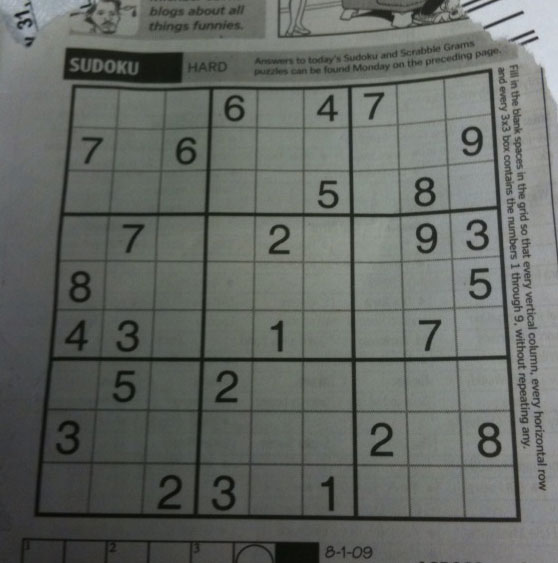
#> input picture images/c3.png, 558 x 563 px
$ python sudoku_main.py   (older library calls are emulated)
#> lines starting #> are read from the running program, lines starting #| are printed output that depends on the picture; after the words box and inside, x2 and y2 are one past the last pixel; in counts of white or black regions, pixels touching at a corner belong together
#> further down, img_original is the input picture: shape (563, 558, 3); mean B, G, R 99.5, 104.1, 100
### plotCVImg.py
import cv2
from matplotlib import pyplot as plt


# 转换图像格式，并使用matplotlib显示opencv图像，单幅图像
def plotImg(img, title=""):
#> called with title = 'original'
    if img.ndim == 3:
        b, g, r = cv2.split(img)
        img = cv2.merge([r, g, b])
        plt.imshow(img), plt.axis("off")
    else:
        plt.imshow(img, cmap='gray'), plt.axis("off")
    plt.title(title)
    plt.show()


# 转换图像格式，并使用matplotlib显示opencv图像
def plotImgs(img1, img2):
    if img1.ndim == 3:
        b, g, r = cv2.split(img1)
        img1 = cv2.merge([r, g, b])
        plt.subplot(121), plt.imshow(img1), plt.axis("off")
    else:
        plt.subplot(121), plt.imshow(img1, cmap='gray'), plt.axis("off")
    if img2.ndim == 3:
        b, g, r = cv2.split(img2)
        img2 = cv2.merge([r, g, b])
        plt.subplot(122), plt.imshow(img2), plt.axis("off")
    else:
        plt.subplot(122), plt.imshow(img2, cmap='gray'), plt.axis("off")
    plt.show()

### correction.py
# -*- coding: utf-8 -*-
import cv2
import numpy as np
import plotCVImg

IMAGE_LENGTH = 40
SUDOKU_SIZE = 9
N_MIN_ACTIVE_PIXELS = 30
SIZE_PUZZLE = IMAGE_LENGTH * SUDOKU_SIZE
DEBUG = 1


def correct(img_original):
    # 灰度化 gray image
    img_gray = cv2.cvtColor(img_original, cv2.COLOR_BGR2GRAY)
    if DEBUG:
        plotCVImg.plotImg(img_gray, "gray")

    # 中值滤波 median blur
    img_blur = cv2.medianBlur(img_gray, 1)
    if DEBUG:
        plotCVImg.plotImg(img_blur, "median Blur")

    # 高斯滤波 Gaussian blur
    img_blur = cv2.GaussianBlur(img_blur, (3, 3), 0)
    if DEBUG:
        plotCVImg.plotImg(img_blur, "Gaussian Blur")

    # 将每个像素除以闭操作后的像素，可以调整图像亮度
    # Divide image py the closed image. It can adjust the lightness of the image.
    kernel = cv2.getStructuringElement(cv2.MORPH_ELLIPSE, (11, 11))
    close = cv2.morphologyEx(img_blur, cv2.MORPH_CLOSE, kernel)
    div = np.float32(img_blur) / close
    img_brightness_adjusted = np.uint8(cv2.normalize(div, div, 0, 255, cv2.NORM_MINMAX))
    if DEBUG:
        plotCVImg.plotImg(img_brightness_adjusted, "brightness adjust")

    # 自适应阈值二值化，注意其返回值只有一个
    # adaptive threshold
    img_thresh = cv2.adaptiveThreshold(img_brightness_adjusted, 255,
                                       cv2.ADAPTIVE_THRESH_GAUSSIAN_C,
                                       cv2.THRESH_BINARY_INV, 11, 7)
#> img_thresh: shape (563, 558); 16.3% white; 972 white regions (834 under 20 px), largest, box (x1, y1, x2, y2) and area: (34, 68, 521, 522) 20323, (277, 0, 469, 38) 1453, (208, 218, 349, 355) 1452
    if DEBUG:
        img_thresh = cv2.medianBlur(img_thresh, 3)
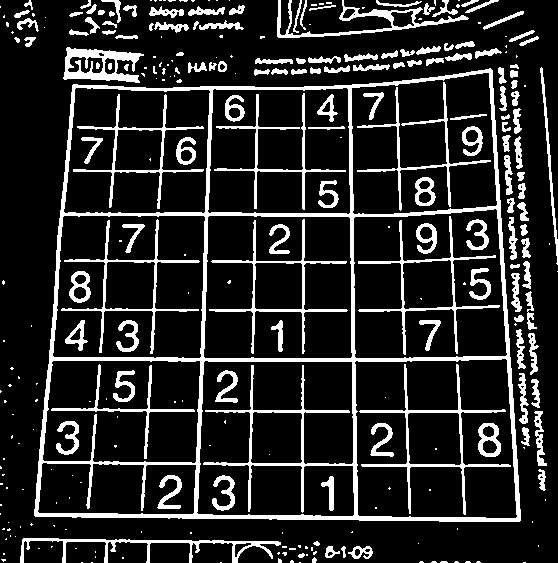
#> img_thresh: shape (563, 558); 15.7% white; 295 white regions (155 under 20 px)
        plotCVImg.plotImg(img_thresh, "adaptive Threshold")

    # 寻找轮廓 find contours in the image
    binary, contours, hierarchy = cv2.findContours(img_thresh, cv2.RETR_EXTERNAL, cv2.CHAIN_APPROX_SIMPLE)
#> contours = 229 contours, 137 with area under 20; largest, box (x1, y1, x2, y2) and area: (34, 68, 521, 522) 197211, (63, 47, 144, 83) 1812, (277, 0, 469, 38) 1352, (20, 538, 281, 563) 1053, (540, 67, 558, 265) 320
    if DEBUG:
        img_contours = img_original.copy()
        cv2.drawContours(img_contours, contours, -1, (0, 0, 255), 2)
#> img_contours: shape (563, 558, 3); 9.41% of pixels changed, all inside (x1, y1, x2, y2) = (0, 0, 558, 563)
        plotCVImg.plotImg(img_contours, "contours")
#> in plotImg (call 7), `b, g, r = cv2.split(img)`:
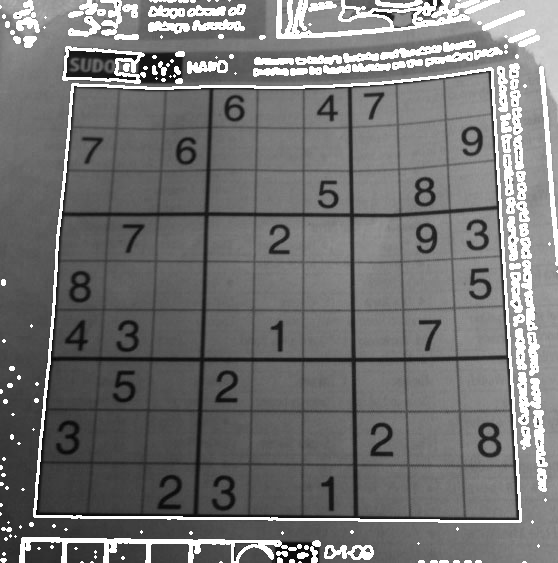
#> r: shape (563, 558); min 6, max 255, mean 116.4

    # 找到最大轮廓 find the biggest contour
    max_area = 0
    biggest_contour = None
    for cnt in contours:
        area = cv2.contourArea(cnt)
        if area > max_area:
            max_area = area
            biggest_contour = cnt
#> this loop made 229 passes
#> (area, max_area) on passes 29, 39, 122: (171, 171), (1053, 1053), (197211, 197211)
#> after the loop, biggest_contour = contour of 218 points, box (x1, y1, x2, y2) (34, 68, 521, 522), area 197211; max_area = 197211

    # add mask on image
    mask = np.zeros(img_brightness_adjusted.shape, np.uint8)
    cv2.drawContours(mask, [biggest_contour], 0, 255, cv2.FILLED)
#> mask: shape (563, 558); 63.1% white; 1 black region, box (x1, y1, x2, y2) and area: (0, 0, 558, 563) 116049
    cv2.drawContours(mask, [biggest_contour], 0, 0, 2)
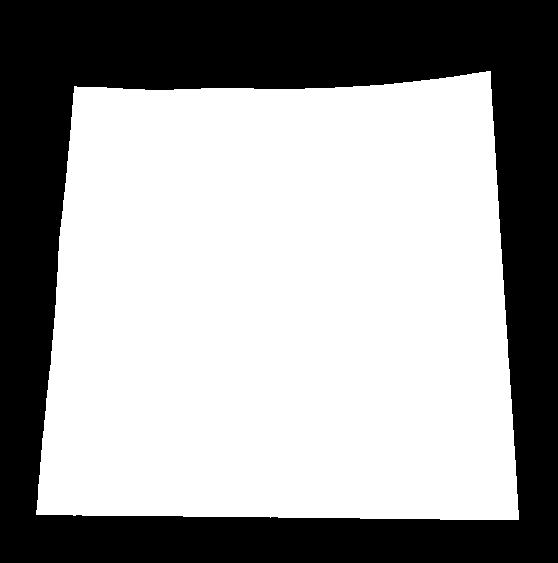
#> mask: shape (563, 558); 61.9% white; 1 black region, box (x1, y1, x2, y2) and area: (0, 0, 558, 563) 119723
    image_with_mask = cv2.bitwise_and(img_brightness_adjusted, mask)
    if DEBUG:
        plotCVImg.plotImg(image_with_mask, "image_with_mask")

    # 角点检测 Harris corner detector
    dst = cv2.cornerHarris(image_with_mask, 2, 3, 0.04)
    if DEBUG:
        plotCVImg.plotImg(dst, "image_cornerHarris")

    # 水平方向Sobel算子，膨胀操作连接断线，边缘检测找出竖线
    # Use the Sobel operator in the horizontal direction,
    # Use dilate to connect the lines,
    # and find contours which are the vertical lines of the grid.
    dx = cv2.Sobel(image_with_mask, cv2.CV_16S, 1, 0)
    dx = cv2.convertScaleAbs(dx)
    cv2.normalize(dx, dx, 0, 255, cv2.NORM_MINMAX)
    ret, close = cv2.threshold(dx, 0, 255, cv2.THRESH_BINARY + cv2.THRESH_OTSU)
#> close: shape (563, 558); 10.2% white; 157 white regions (29 under 20 px), largest, box (x1, y1, x2, y2) and area: (485, 71, 520, 520) 2334, (50, 86, 78, 358) 1440, (191, 360, 206, 515) 1254
#> ret = 112
    kernelx = cv2.getStructuringElement(cv2.MORPH_RECT, (2, 10))
    close = cv2.morphologyEx(close, cv2.MORPH_DILATE, kernelx, iterations=1)
#> close: shape (563, 558); 17.1% white; 61 white regions

    binary, contour, hierarchy = cv2.findContours(close, cv2.RETR_EXTERNAL, cv2.CHAIN_APPROX_SIMPLE)
#> contour = 61 contours, 9 with area under 20; largest, box (x1, y1, x2, y2) and area: (191, 84, 216, 520) 3842, (346, 82, 361, 522) 3684, (35, 82, 79, 519) 2710, (485, 67, 521, 525) 2656, (442, 73, 469, 523) 2602
    for cnt in contour:
        x, y, w, h = cv2.boundingRect(cnt)
        if h / w > 5:
            cv2.drawContours(close, [cnt], 0, 255, -1)
        else:
            cv2.drawContours(close, [cnt], 0, 0, -1)
#> this loop made 61 passes
#> (x, y, w, h) on passes 1 to 8: (319, 471, 18, 46), (210, 471, 28, 45), (155, 470, 30, 45), (490, 418, 14, 45), (476, 418, 13, 45), (369, 418, 27, 45), (54, 416, 29, 44), (213, 366, 28, 43)
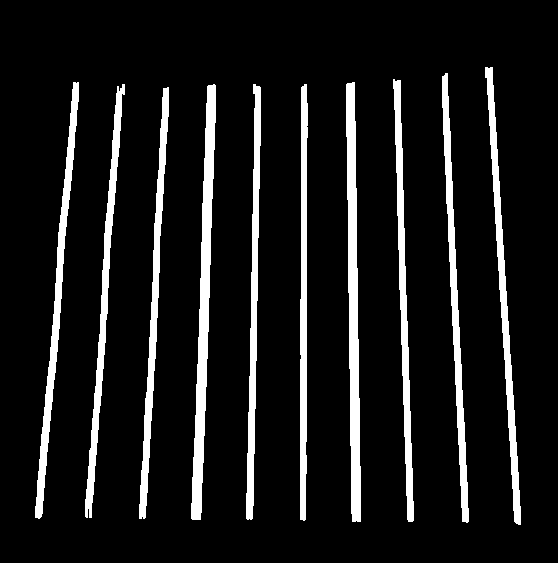
#> close: shape (563, 558); 10.3% white; 10 white regions, largest, box (x1, y1, x2, y2) and area: (191, 84, 216, 520) 4284, (346, 82, 361, 522) 4131, (35, 82, 79, 519) 3151

    close = cv2.morphologyEx(close, cv2.MORPH_CLOSE, None, iterations=2)
#> close: shape (563, 558); 10.3% white; 10 white regions, largest, box (x1, y1, x2, y2) and area: (191, 84, 216, 520) 4284, (346, 82, 361, 522) 4132, (35, 82, 79, 519) 3152
    closex = close.copy()

    # 找出横线
    # find the horizontal lines, same as above
    dy = cv2.Sobel(image_with_mask, cv2.CV_16S, 0, 2)
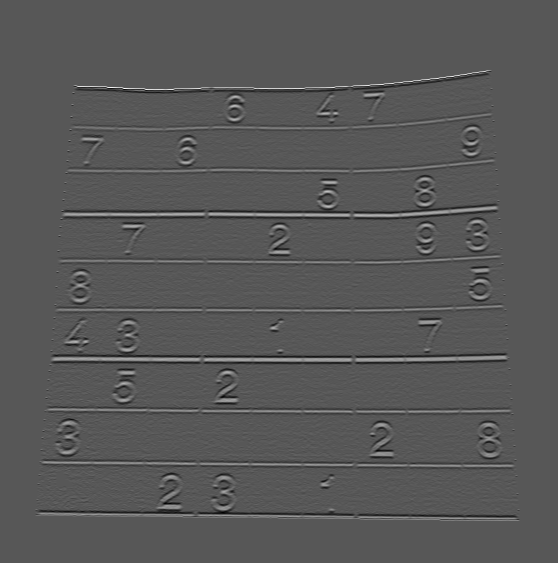
#> dy: shape (563, 558) int16; min -283, max 539, mean 0; drawn with min black and max white
    dy = cv2.convertScaleAbs(dy)
    cv2.normalize(dy, dy, 0, 255, cv2.NORM_MINMAX)
    retVal, close = cv2.threshold(dy, 0, 255, cv2.THRESH_BINARY + cv2.THRESH_OTSU)
#> close: shape (563, 558); 7.7% white; 515 white regions (398 under 20 px), largest, box (x1, y1, x2, y2) and area: (74, 70, 491, 111) 1659, (198, 503, 519, 521) 1437, (52, 344, 201, 364) 1239
#> retVal = 72
    kernely = cv2.getStructuringElement(cv2.MORPH_RECT, (10, 2))
    close = cv2.morphologyEx(close, cv2.MORPH_DILATE, kernely)
#> close: shape (563, 558); 16.3% white; 95 white regions

    binary, contour, hierarchy = cv2.findContours(close, cv2.RETR_EXTERNAL, cv2.CHAIN_APPROX_SIMPLE)
#> contour = 95 contours, 52 with area under 20; largest, box (x1, y1, x2, y2) and area: (46, 318, 514, 367) 5649, (57, 178, 503, 221) 4812, (66, 70, 496, 133) 4702, (32, 485, 524, 522) 4150, (57, 217, 505, 266) 3356
    for cnt in contour:
        x, y, w, h = cv2.boundingRect(cnt)
        if w / h > 5:
            cv2.drawContours(close, [cnt], 0, 255, -1)
        else:
            cv2.drawContours(close, [cnt], 0, 0, -1)
#> this loop made 95 passes
#> (x, y, w, h) on passes 3, 6, 8, 9, 11, 12, 14, 17: (32, 485, 492, 37), (317, 474, 22, 16), (211, 473, 27, 12), (157, 472, 29, 11), (36, 459, 483, 11), (477, 449, 27, 12), (54, 446, 29, 12), (366, 433, 33, 27)
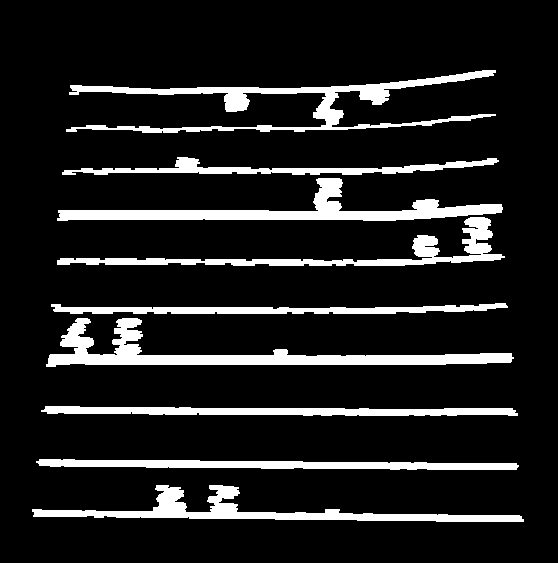
#> close: shape (563, 558); 12.2% white; 9 white regions, largest, box (x1, y1, x2, y2) and area: (46, 318, 514, 367) 6281, (66, 70, 496, 133) 5676, (57, 178, 503, 221) 5329

    close = cv2.morphologyEx(close, cv2.MORPH_DILATE, None, iterations=2)
#> close: shape (563, 558); 19.2% white; 6 white regions, box (x1, y1, x2, y2) and area: (55, 155, 507, 268) 18630, (44, 301, 516, 369) 13721, (64, 68, 498, 135) 9846, (30, 483, 526, 524) 7265, (34, 457, 521, 472) 5494, (39, 404, 520, 418) 5409
    closey = close.copy()

    # 求网格交点
    # get the points of intersection
    res = cv2.bitwise_and(closex, closey)
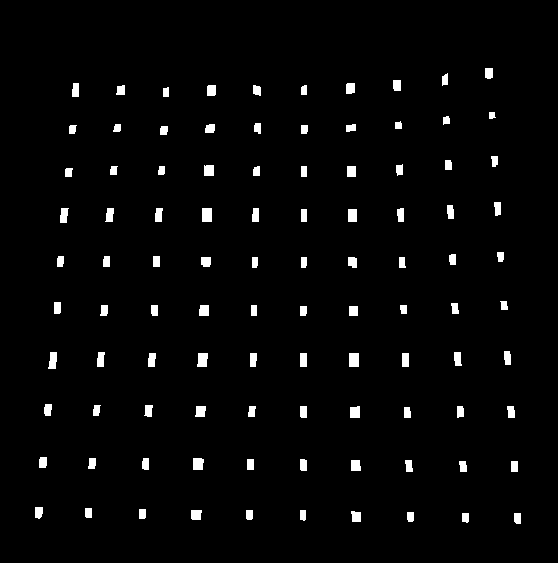
#> res: shape (563, 558); 2.6% white; 100 white regions, largest, box (x1, y1, x2, y2) and area: (202, 208, 212, 222) 140, (349, 353, 359, 367) 140, (197, 353, 208, 367) 135
    if DEBUG:
        plotCVImg.plotImg(res, "dots")

    # 查找轮廓，求每个轮廓的质心
    # find the contours of the points, and get the centroids of the points of intersection
    # it is the corner of every small grid.
    img_dots = cv2.cvtColor(img_brightness_adjusted, cv2.COLOR_GRAY2BGR)
    binary, contour, hierarchy = cv2.findContours(res, cv2.RETR_LIST, cv2.CHAIN_APPROX_SIMPLE)
    centroids = []
    for cnt in contour:
        if cv2.contourArea(cnt) > 20:
            mom = cv2.moments(cnt)
            (x, y) = int(mom['m10'] / mom['m00']), int(mom['m01'] / mom['m00'])
            cv2.circle(img_dots, (x, y), 4, (0, 255, 0), -1)
            centroids.append((x, y))
#> this loop made 100 passes
#> cnt on passes 11, 16, 31, 32, 33, 41, 44, 56: [[511, 461], [511, 471], [517, 471], [517, 461]], [[247, 459], [247, 469], [253, 469], [253, 459]], [[402, 353], [402, 366], [408, 366], [408, 353]], [[349, 353], [349, 366], [358, 366], [358, 353]], [[300, 353], [300, 366], [306, 366], [306, 353]], [[349, 306], [349, 315], [357, 315], [357, 306]], [[251, 305], [251, 315], [256, 315], [256, 305]], [[153, 256], [153, 266], [159, 266], [159, 256]]
#> (the rest of the program and of its run is left out)
